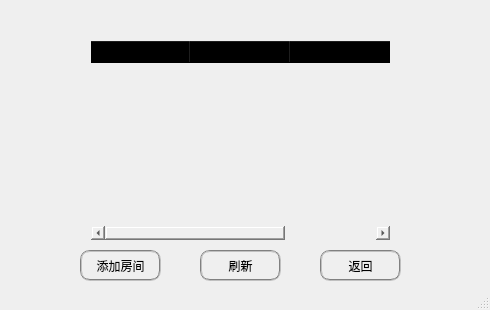
<?xml version="1.0" encoding="UTF-8"?>
<ui version="4.0">
 <class>allofRoom</class>
 <widget class="QMainWindow" name="allofRoom">
  <property name="geometry">
   <rect>
    <x>0</x>
    <y>0</y>
    <width>490</width>
    <height>310</height>
   </rect>
  </property>
  <property name="sizePolicy">
   <sizepolicy hsizetype="Fixed" vsizetype="Fixed">
    <horstretch>0</horstretch>
    <verstretch>0</verstretch>
   </sizepolicy>
  </property>
  <property name="minimumSize">
   <size>
    <width>490</width>
    <height>310</height>
   </size>
  </property>
  <property name="maximumSize">
   <size>
    <width>490</width>
    <height>310</height>
   </size>
  </property>
  <property name="windowTitle">
   <string>Nest</string>
  </property>
  <widget class="QWidget" name="centralwidget">
   <widget class="QPushButton" name="pushButton">
    <property name="geometry">
     <rect>
      <x>80</x>
      <y>250</y>
      <width>81</width>
      <height>31</height>
     </rect>
    </property>
    <property name="styleSheet">
     <string notr="true">QPushButton
{
font: 12pt &quot;华文楷体&quot;;
color:rgb(0, 0, 0);
border:2px groove gray;border-radius:10px;padding:2px 4px
}
QPushButton:hover
{
font: 12pt &quot;华文楷体&quot;;
color:rgb(117, 117, 117);
border:2px groove gray;border-radius:10px;padding:2px 4px
}
QPushButton:pressed
{
font: 12pt &quot;华文楷体&quot;;
color:rgb(182, 182, 182)
border:2px groove gray;border-radius:10px;padding:2px 4px
}
</string>
    </property>
    <property name="text">
     <string>添加房间</string>
    </property>
   </widget>
   <widget class="QPushButton" name="pushButton_2">
    <property name="geometry">
     <rect>
      <x>320</x>
      <y>250</y>
      <width>81</width>
      <height>31</height>
     </rect>
    </property>
    <property name="styleSheet">
     <string notr="true">QPushButton
{
font: 12pt &quot;华文楷体&quot;;
color:rgb(0, 0, 0);
border:2px groove gray;border-radius:10px;padding:2px 4px
}
QPushButton:hover
{
font: 12pt &quot;华文楷体&quot;;
color:rgb(117, 117, 117);
border:2px groove gray;border-radius:10px;padding:2px 4px
}
QPushButton:pressed
{
font: 12pt &quot;华文楷体&quot;;
color:rgb(182, 182, 182)
border:2px groove gray;border-radius:10px;padding:2px 4px
}
</string>
    </property>
    <property name="text">
     <string>返回</string>
    </property>
   </widget>
   <widget class="QTableWidget" name="seeRoom">
    <property name="geometry">
     <rect>
      <x>90</x>
      <y>40</y>
      <width>301</width>
      <height>201</height>
     </rect>
    </property>
    <property name="styleSheet">
     <string notr="true">font: 11pt &quot;华文楷体&quot;;
background-color:rgba(0,0,0,0);</string>
    </property>
    <property name="editTriggers">
     <set>QAbstractItemView::NoEditTriggers</set>
    </property>
    <property name="selectionMode">
     <enum>QAbstractItemView::SingleSelection</enum>
    </property>
    <property name="selectionBehavior">
     <enum>QAbstractItemView::SelectRows</enum>
    </property>
    <column>
     <property name="text">
      <string>房间号</string>
     </property>
    </column>
    <column>
     <property name="text">
      <string>房间类型</string>
     </property>
    </column>
    <column>
     <property name="text">
      <string>价格</string>
     </property>
    </column>
   </widget>
   <widget class="QPushButton" name="pushButton_3">
    <property name="geometry">
     <rect>
      <x>200</x>
      <y>250</y>
      <width>81</width>
      <height>31</height>
     </rect>
    </property>
    <property name="styleSheet">
     <string notr="true">QPushButton
{
font: 12pt &quot;华文楷体&quot;;
color:rgb(0, 0, 0);
border:2px groove gray;border-radius:10px;padding:2px 4px
}
QPushButton:hover
{
font: 12pt &quot;华文楷体&quot;;
color:rgb(117, 117, 117);
border:2px groove gray;border-radius:10px;padding:2px 4px
}
QPushButton:pressed
{
font: 12pt &quot;华文楷体&quot;;
color:rgb(182, 182, 182)
border:2px groove gray;border-radius:10px;padding:2px 4px
}
</string>
    </property>
    <property name="text">
     <string>刷新</string>
    </property>
   </widget>
  </widget>
  <widget class="QStatusBar" name="statusbar"/>
 </widget>
 <resources/>
 <connections/>
</ui>
